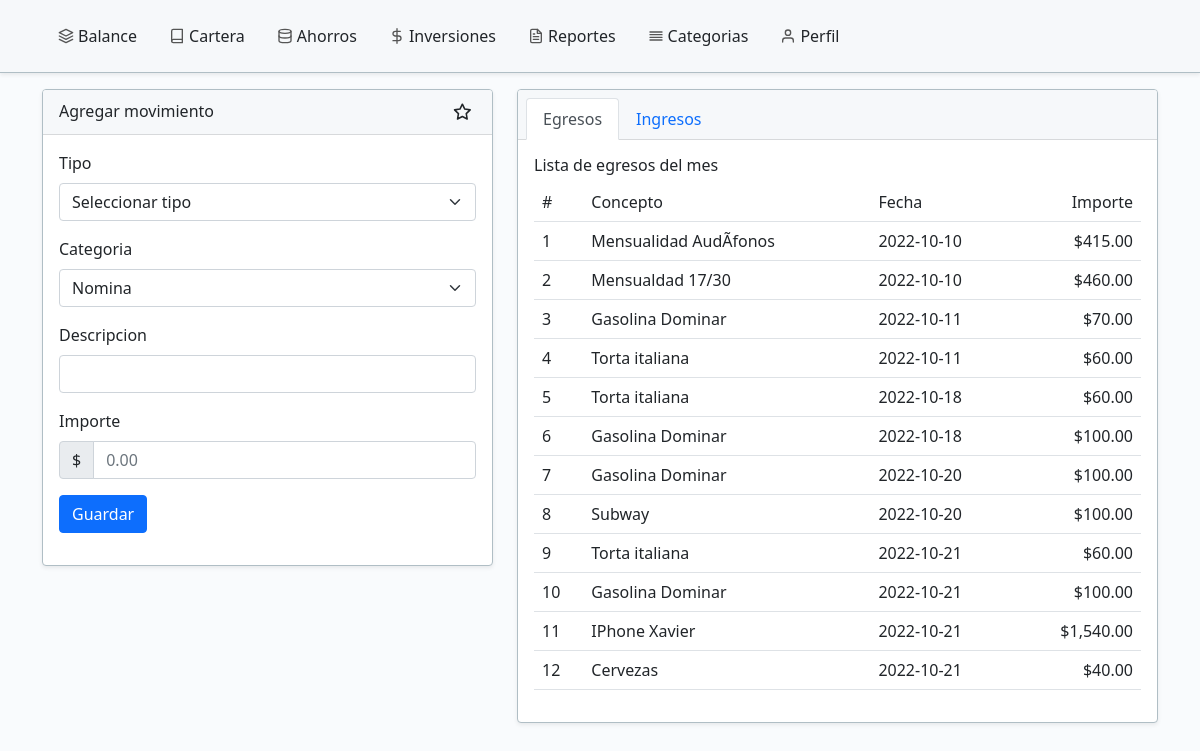
/wallet.php, run on the app's committed database.
### tables this page shows
CREATE TABLE `wallet_movements` (
  `id` int(11) unsigned NOT NULL AUTO_INCREMENT,
  `type` varchar(20) DEFAULT NULL,
  `category` varchar(30) DEFAULT NULL,
  `description` varchar(50) DEFAULT NULL,
  `date` date DEFAULT NULL,
  `amount` float DEFAULT NULL,
  PRIMARY KEY (`id`)
);

### classes/myWallet.php (called while the page is built, shortened)
<?php
class myWallet
{
	public function selectCategory($type)
	{
		$query = new QueryBuilder();
        $query->table('wallet_category');
        $query->where(['type' => $type]);
        return $query->get();
	}
	public function getCashFlow($type, $startDate, $endDate)
	{
		$query = new QueryBuilder();
        $sql = "select * from wallet_movements where type = '$type' and date between '$startDate' and '$endDate'";
        return $query->get($sql);
	}
}

### classes/QueryBuilder.php (called while the page is built, shortened)
<?php
class QueryBuilder
{
    public $table;
    public $query;
    protected $host 	= 'localhost';
    protected $username = 'fortechm';
    protected $password = 'IrSW8=m)W$9U';
    protected $database = 'fortechm_mywallet';
    public function table($tbl)
    {
        $this->table = $tbl;
    }
    public function where($where)
    {
        $query = "SELECT * FROM ". $this->table;
        $query .= ' WHERE ';
        foreach ($where as $key => $value) {
            $item_where[] = $key  ." = '". $value ."'";
        }
        $query .= implode (' AND ',$item_where);
        $this->query = $query;
        return $query;
    }
    public function get($sqlString = null)
    {
        $this->connection = new mysqli(
            $this->host, $this->username, $this->password, $this->database
        );
        if ($sqlString){
            $this->query = $sqlString;
        }
        $data = array();
        if ($result = $this->connection->query($this->query)) {
            while ($object = $result->fetch_object()) {
                $data[] =  $object;
            }
        }
        return $data;
    }
}

### wallet.php (the view, shortened to what this page needs)
<?php
$startDate = date('Y-m-01');
$endDate   = date('Y-m-t');
$wallet = new myWallet();
?>
<html>
	<head>
		<link href="https://cdn.jsdelivr.net/npm/bootstrap@5.1.0/dist/css/bootstrap.min.css"
				rel="stylesheet"
>
		<link href="css/custom.css" rel="stylesheet"/>
	</head>
	<body>
		<header class="p-3 mb-3 border-bottom border-custom bg-custom-menu shadow-sm">
			<div class="container">
				<?php include ('includes/main_menu.php'); ?>
			</div>
		</header>
		<div class="container">
			<div class="row mb-4">
				<div class="col-md-5">
					<div class="card rounded border border-custom shadow-sm">
						<div class="card-header">
							<h6 class="card-header-title">Agregar movimiento</h6>
						</div>
						<div class="card-body">
							<form action="wallet.php" method="post">
								<div class="mb-3">
							    	<label for="" class="form-label">Tipo</label>
							    	<select class="form-select" name="type" id="type" onchange="loadCategories(this.value);">
							    		<option value="">Seleccionar tipo</option>
									</select>
							  	</div>
								<div class="mb-3">
							    	<label for="" class="form-label">Categoria</label>
							    	<select class="form-select" name="category" id="category">
								  		<?php
										$data = $wallet->selectCategory('Ingreso');
										foreach ($data as $value) {
											echo "<option value=".$value->name.">".$value->name."</option>";
										}
										?>
									</select>
								</div>
								<div class="mb-3">
							    	<label for="" class="form-label">Descripcion</label>
							    	<input type="text" class="form-control" name="description" id="description">
							  	</div>
							  	<div class="mb-3">
							    	<label for="" class="form-label">Importe</label>
									<div class="input-group">
										<div class="input-group-text">$</div>
										<input type="text" class="form-control" name="amount" placeholder="0.00">
									</div>
							  	</div>
								<button type="submit" class="btn btn-primary">Guardar</button>
							</form>
						</div>
					</div>
				</div>
				<div class="col">
					<div class="card rounded border border-custom shadow-sm mb-4">
						<div class="card-header">
							<ul class="nav nav-tabs card-header-tabs" id="myTab" role="tablist">
								<li class="nav-item">
							    	<button class="nav-link active" id="home-tab" data-bs-toggle="tab" data-bs-target="#home-tab-pane" type="button" role="tab" aria-controls="home-tab-pane" aria-selected="true">Egresos</button>
							  	</li>
							  	<li class="nav-item">
							    	<button class="nav-link" id="profile-tab" data-bs-toggle="tab" data-bs-target="#profile-tab-pane" type="button" role="tab" aria-controls="profile-tab-pane" aria-selected="false">Ingresos</button>
							  	</li>
							</ul>
						</div>
						<div class="card-body">
							<div class="tab-content" id="myTabContent">
								<div class="tab-pane fade show active" id="home-tab-pane" role="tabpanel" aria-labelledby="home-tab" tabindex="0">
									<h6 class="card-title">Lista de egresos del mes</h6>
									<table class="table">
										<tr>
											<td>#</td>
											<td>Concepto</td>
											<td>Fecha</td>
											<td class="text-end">Importe</td>
										</tr>
										<?php
										$data = $wallet->getCashFlow('Egreso', $startDate, $endDate);
										foreach ($data as $row => $value) {
											echo "<tr>";
											echo "	<td>".($row + 1)."</td>";
											echo "	<td>".$value->description."</td>";
											echo "	<td>".$value->date."</td>";
											echo "	<td class='text-end'>$".number_format($value->amount,2)."</td>";
											echo "</tr>";
										}
										?>
									</table>
								</div>
							</div>
						</div>
					</div>
				</div>
			</div>
		</div>
	</body>
</html>

### css/custom.css (style rules this page uses)
body { background:#F9FBFD; }
.border-custom { border-color:#b0bec5 !important }
.bg-custom-menu { background: #f6f8fa; }
.card-header { background-color:#f6f8fa; }
.card-header-title { width: 100%; margin-top:4px; margin-bottom:4px; }
.card-header-icon { margin:4px; }
.card-header { display:flex; }

### data on the page
wallet_movements: description "Mensualidad AudÃ­fonos", date "2022-10-10", amount "415.00"
wallet_movements: description "Mensualdad 17/30", date "2022-10-10", amount "460.00"
wallet_movements: description "Gasolina Dominar", date "2022-10-11", amount "70.00"
wallet_movements: description "Torta italiana", date "2022-10-11", amount "60.00"
wallet_movements: description "Torta italiana", date "2022-10-18", amount "60.00"
wallet_movements: description "Gasolina Dominar", date "2022-10-18", amount "100.00"
wallet_movements: description "Gasolina Dominar", date "2022-10-20", amount "100.00"
wallet_movements: description "Subway", date "2022-10-20", amount "100.00"
wallet_movements: description "Torta italiana", date "2022-10-21", amount "60.00"
wallet_movements: description "Gasolina Dominar", date "2022-10-21", amount "100.00"
wallet_movements: description "IPhone Xavier", date "2022-10-21", amount "1,540.00"
wallet_movements: description "Cervezas", date "2022-10-21", amount "40.00"

### other printed values
form field category "Nomina"
